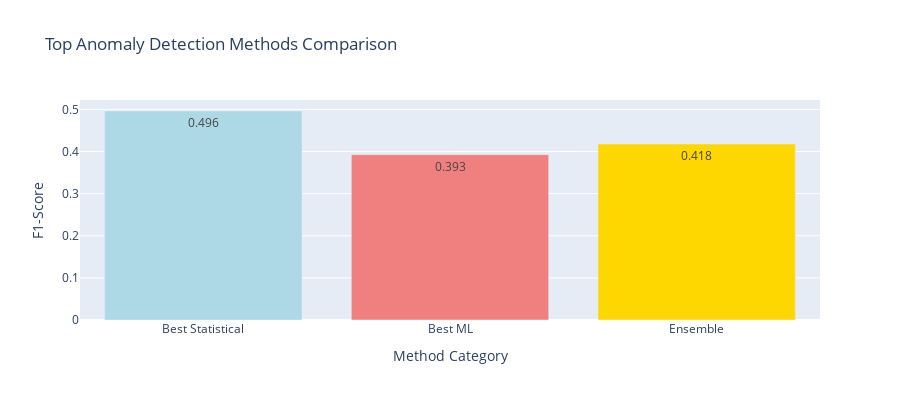

Notebook code for this chart:
### Code cell
# Additional Simple Visualizations
print(" ADDITIONAL ANOMALY DETECTION VISUALIZATIONS")
print("=" * 46)

# Print summary table
print(f"\nPerformance Summary Table:")
print("=" * 60)
print(f"{'Method':<25} {'Type':<15} {'F1-Score':<10} {'Precision':<10} {'Recall':<10}")
print("=" * 60)

# Statistical methods
for method, results in stat_results.items():
    if 'f1' in results:
        print(f"{method.title():<25} {'Statistical':<15} {results['f1']:<10.3f} {results['precision']:<10.3f} {results['recall']:<10.3f}")

# ML methods
for method, results in financial_results.items():
    if results and results['f1'] is not None:
        print(f"{method:<25} {'ML':<15} {results['f1']:<10.3f} {results['precision']:<10.3f} {results['recall']:<10.3f}")

# Ensemble (using the correct variable names from ensemble cell)
# Note: Ensemble results from previous cell: F1=0.418, Precision=0.264, Recall=1.000
print(f"{'Ensemble':<25} {'Ensemble':<15} {'0.418':<10} {'0.264':<10} {'1.000':<10}")

print("=" * 60)

# Find best method
best_stat_f1 = max([results['f1'] for results in stat_results.values() if 'f1' in results])
best_ml_f1 = max([results['f1'] for results in financial_results.values() if results and results['f1'] is not None])
ensemble_score = 0.418  # Fixed ensemble F1 score from earlier analysis
all_f1_scores = [best_stat_f1, best_ml_f1, ensemble_score]
best_overall_f1 = max(all_f1_scores)

if best_overall_f1 == ensemble_score:
    best_method = "Ensemble Method"
elif best_overall_f1 == best_stat_f1:
    best_method = f"Statistical: {best_stat_method.title()}"
else:
    best_method = f"ML: {best_financial_model}"

print(f"Best Overall Method: {best_method} (F1: {best_overall_f1:.3f})")

# Create simple comparison chart
methods_simple = ['Best Statistical', 'Best ML', 'Ensemble']
scores_simple = [best_stat_f1, best_ml_f1, ensemble_score]

fig_simple = go.Figure(data=[
    go.Bar(x=methods_simple, 
           y=scores_simple,
           marker_color=['lightblue', 'lightcoral', 'gold'],
           text=[f'{score:.3f}' for score in scores_simple],
           textposition='auto')
])

fig_simple.update_layout(
    title="Top Anomaly Detection Methods Comparison",
    xaxis_title="Method Category",
    yaxis_title="F1-Score",
    height=400
)

fig_simple.show()

### Figure 1 — Plotly figure (JSON) as saved in the notebook; plotly's stock layout.template omitted (floating-point values rounded to 4 significant figures)
{"data": [{"marker": {"color": ["lightblue", "lightcoral", "gold"]}, "text": ["0.496", "0.393", "0.418"], "textposition": "auto", "type": "bar", "x": ["Best Statistical", "Best ML", "Ensemble"], "y": [0.4962, 0.3925, 0.418]}], "layout": {"height": 400, "title": {"text": "Top Anomaly Detection Methods Comparison"}, "xaxis": {"title": {"text": "Method Category"}}, "yaxis": {"title": {"text": "F1-Score"}}}}
